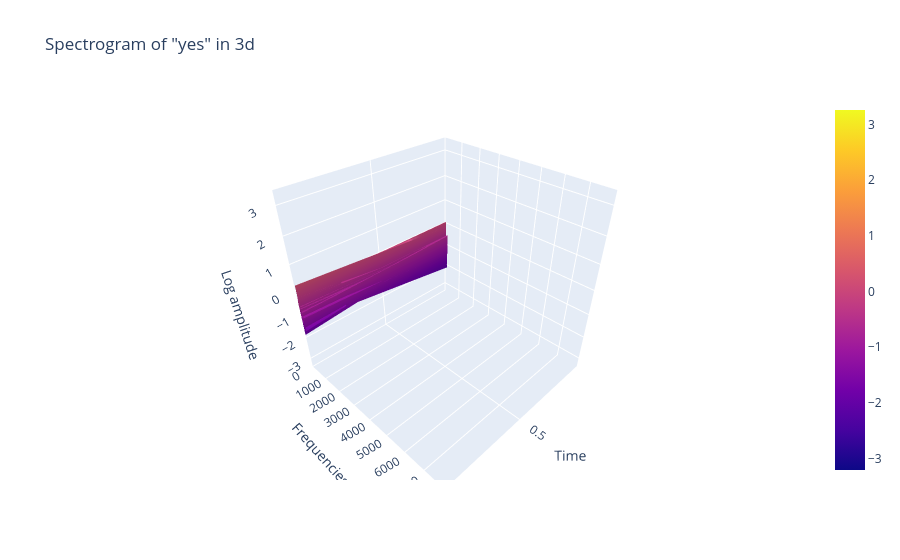

Notebook code for this chart:
### Markdown cell above
In classical, but still state-of-the-art systems, *MFCC* or similar features are taken as the input to the system instead of spectrograms.

However, in end-to-end (often neural-network based) systems, the most common input features are probably raw spectrograms, or mel power spectrograms. For example *MFCC* decorrelates features, but NNs deal with correlated features well. Also, if you'll understand mel filters, you may consider their usage sensible.

It is your decision which to choose!

## 1.3. Spectrogram in 3d

By the way, times change, and the tools change. Have you ever seen spectrogram in 3d?

### Code cell
data = [go.Surface(z=spectrogram.T)]
layout = go.Layout(
    title='Spectrogram of "yes" in 3d',
    scene = dict(
        yaxis=dict(title='Frequencies', range=[freqs.min(), freqs.max()]),
        xaxis=dict(title='Time', range=[times.min(), times.max()]),
        zaxis=dict(title='Log amplitude')
    )
)
fig = go.Figure(data=data, layout=layout)
py.iplot(fig)

### Figure 1 — Plotly figure (JSON) as saved in the notebook; plotly's stock layout.template omitted (floating-point values rounded to 4 significant figures; data arrays with more than 128 entries replaced by an {"elided": "..."} marker saying what was removed)
{"data": [{"type": "surface", "z": {"elided": "161x99 float values"}}], "layout": {"scene": {"xaxis": {"range": [0.01, 0.99], "title": {"text": "Time"}}, "yaxis": {"range": [0, 8000], "title": {"text": "Frequencies"}}, "zaxis": {"title": {"text": "Log amplitude"}}}, "title": {"text": "Spectrogram of \"yes\" in 3d"}}}
